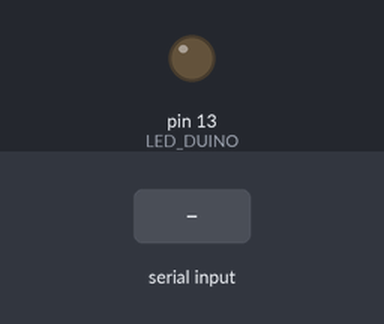
The sketch below on a simulated Arduino Uno, built with avr-gcc and run on an emulated ATmega328P. Shown: output pins drawn as LEDs (lit = HIGH). Inputs (shaded band) come from the test bench. What the sketch prints to the serial monitor is not drawn.

Above: at 1.2 s.
1.3 s: "1" received over Serial
At 2.5 s:
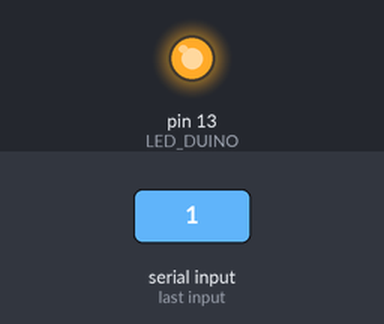
2.8 s: "2" received over Serial
At 3.6 s:
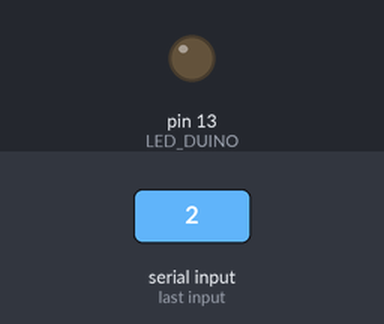
Timing chart, 0 to 5.8 s (numbered marks = the images above; inputs shaded):
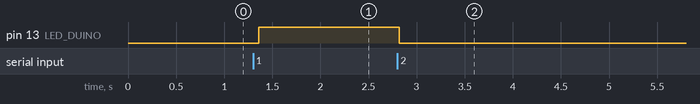

The sketch:

riego.ino
```cpp
// Variables Globales
const int LED_DUINO = 13;
int inputData = 0;


// Configuracion requerida
void setup() {

    /************************************/
   /** Configuracion del puerto serie **/
  /************************************/
  Serial.begin(9600);           // Configuracion de los baudios con el puerto (Frecuencia con la que se comunica el usb y el arduino)

  pinMode(LED_DUINO, OUTPUT);   // Configuramos el pin de arduino como salida
  digitalWrite(LED_DUINO, LOW); // Apagamos el led


}

// Loop del programa (Main en java)
void loop() {

  // Comprobamos si el puerto serie esta disponible
  if (Serial.available()>0){
    inputData = Serial.read();
    switch (inputData) {
      case '1':
          Serial.println("Pulsando 1, Encendiento el pin: 13, Posteriormente esto leera las medidas(Temperatura, Humedad Ambiente, Humedad suelo...");
          digitalWrite(LED_DUINO, HIGH);
          break;
      case '2':
          Serial.println("Pulsado 2, Apagando el pin: 13, Posteriormente esto encendera el rele para regar");
          digitalWrite(LED_DUINO, LOW);
          break;
       case '3':
          Serial.println("Pulsado 3, Posteriormente esto apagara el rele para regar");
          break;
      default:
          Serial.println("No se ha pulsado ningun numero");
          break;
     }
  }


}
```

Measured:
- after the input at 1.3 s, pin 13 (LED_DUINO): LOW → HIGH after 0.06 s
- after the input at 2.8 s, pin 13 (LED_DUINO): HIGH → LOW at once
